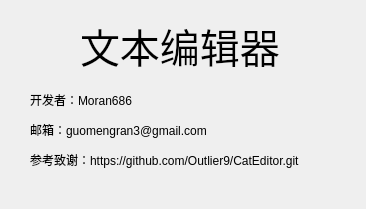
<?xml version="1.0" encoding="UTF-8"?>
<ui version="4.0">
 <class>aboutwindow</class>
 <widget class="QDialog" name="aboutwindow">
  <property name="geometry">
   <rect>
    <x>0</x>
    <y>0</y>
    <width>366</width>
    <height>209</height>
   </rect>
  </property>
  <property name="windowTitle">
   <string>Dialog</string>
  </property>
  <widget class="QLabel" name="label">
   <property name="geometry">
    <rect>
     <x>80</x>
     <y>10</y>
     <width>231</width>
     <height>71</height>
    </rect>
   </property>
   <property name="font">
    <font>
     <pointsize>30</pointsize>
    </font>
   </property>
   <property name="text">
    <string>文本编辑器</string>
   </property>
  </widget>
  <widget class="QLabel" name="label_2">
   <property name="geometry">
    <rect>
     <x>30</x>
     <y>90</y>
     <width>181</width>
     <height>20</height>
    </rect>
   </property>
   <property name="text">
    <string>开发者：Moran686</string>
   </property>
  </widget>
  <widget class="QLabel" name="label_3">
   <property name="geometry">
    <rect>
     <x>30</x>
     <y>120</y>
     <width>211</width>
     <height>20</height>
    </rect>
   </property>
   <property name="text">
    <string>邮箱：guomengran3@gmail.com</string>
   </property>
  </widget>
  <widget class="QLabel" name="label_4">
   <property name="geometry">
    <rect>
     <x>30</x>
     <y>150</y>
     <width>321</width>
     <height>20</height>
    </rect>
   </property>
   <property name="text">
    <string>参考致谢：https://github.com/Outlier9/CatEditor.git</string>
   </property>
  </widget>
 </widget>
 <resources/>
 <connections/>
</ui>
